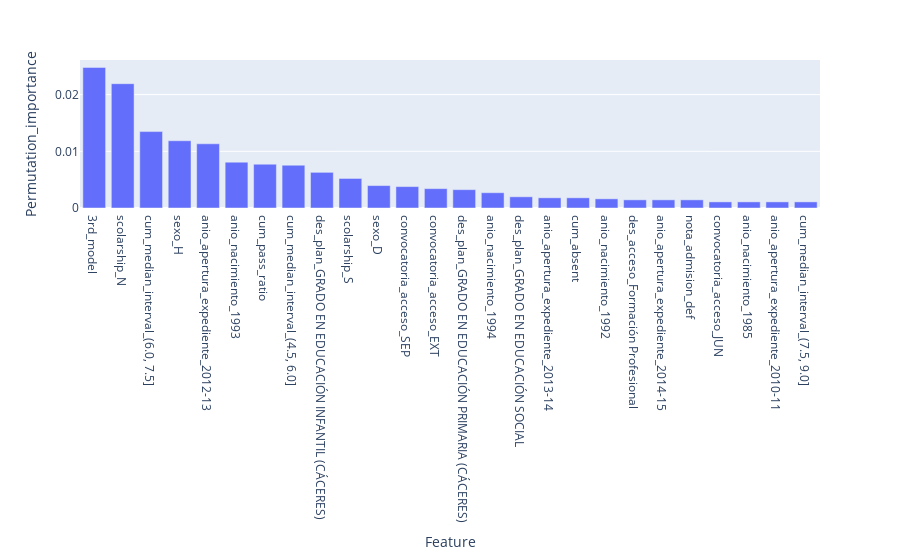

Here is the notebook cell this chart was saved with:
### Code cell
fig = px.bar(logit_importances, x='Feature', y='Permutation_importance')
fig.show()

### Figure 1 — Plotly figure (JSON) as saved in the notebook; plotly's stock layout.template omitted (floating-point values rounded to 4 significant figures)
{"data": [{"alignmentgroup": "True", "hovertemplate": "Feature=%{x}<br>Permutation_importance=%{y}<extra></extra>", "legendgroup": "", "marker": {"color": "#636efa"}, "name": "", "offsetgroup": "", "orientation": "v", "showlegend": false, "textposition": "auto", "type": "bar", "x": ["3rd_model", "scolarship_N", "cum_median_interval_(6.0, 7.5]", "sexo_H", "anio_apertura_expediente_2012-13", "anio_nacimiento_1993", "cum_pass_ratio", "cum_median_interval_(4.5, 6.0]", "des_plan_GRADO EN EDUCACIÓN INFANTIL (CÁCERES)", "scolarship_S", "sexo_D", "convocatoria_acceso_SEP", "convocatoria_acceso_EXT", "des_plan_GRADO EN EDUCACIÓN PRIMARIA (CÁCERES)", "anio_nacimiento_1994", "des_plan_GRADO EN EDUCACIÓN SOCIAL", "anio_apertura_expediente_2013-14", "cum_absent", "anio_nacimiento_1992", "des_acceso_Formación Profesional", "anio_apertura_expediente_2014-15", "nota_admision_def", "convocatoria_acceso_JUN", "anio_nacimiento_1985", "anio_apertura_expediente_2010-11", "cum_median_interval_(7.5, 9.0]"], "xaxis": "x", "y": [0.0248, 0.02192, 0.01348, 0.01186, 0.01132, 0.008086, 0.007727, 0.007547, 0.006289, 0.005211, 0.003953, 0.003774, 0.003414, 0.003235, 0.002695, 0.001977, 0.001797, 0.001797, 0.001617, 0.001438, 0.001438, 0.001438, 0.001078, 0.001078, 0.001078, 0.001078], "yaxis": "y"}], "layout": {"barmode": "relative", "legend": {"tracegroupgap": 0}, "margin": {"t": 60}, "xaxis": {"anchor": "y", "domain": [0, 1], "title": {"text": "Feature"}}, "yaxis": {"anchor": "x", "domain": [0, 1], "title": {"text": "Permutation_importance"}}}}
